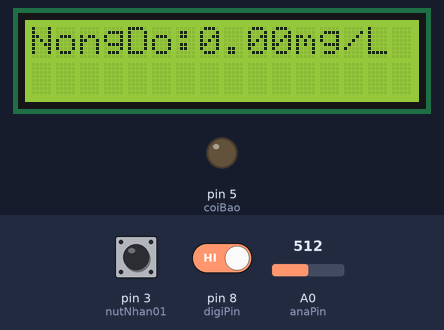
A sketch run on a simulated Arduino Uno, built with avr-gcc and run on an emulated ATmega328P. Shown: 16×2 character LCD, output pins drawn as LEDs (lit = HIGH). The inputs (shaded band) are chosen by the test bench; at power-on: pin 3 (nutNhan01) HIGH, pin 8 (digiPin) HIGH, A0 (anaPin) = 512. What the sketch prints to the serial monitor is not drawn.

Above: at 1.2 s.
1.3 s: pin 3 (nutNhan01) pulled LOW for 1.25 s
At 2.7 s:
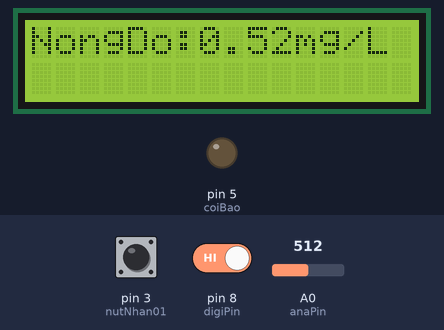
6.7 s: pin 3 (nutNhan01) driven LOW and pin 8 (digiPin) driven LOW
At 8.1 s:
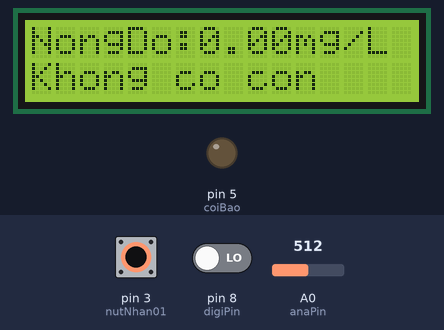
10.8 s: pin 8 (digiPin) driven HIGH
At 13.2 s:
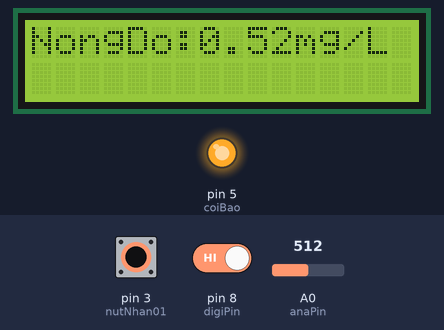
14.9 s: A0 (anaPin) set to 1010
At 16.5 s:
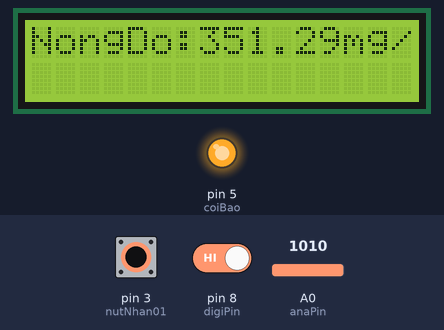
18.2 s: A0 (anaPin) set to 1023
At 19.6 s:
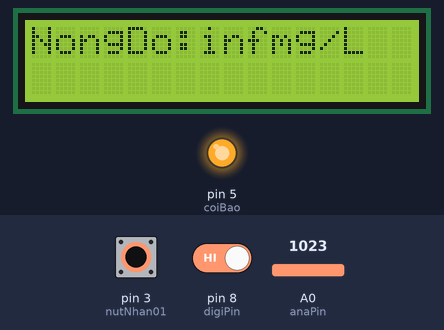
22.3 s: pin 3 (nutNhan01) driven HIGH
At 24.6 s:
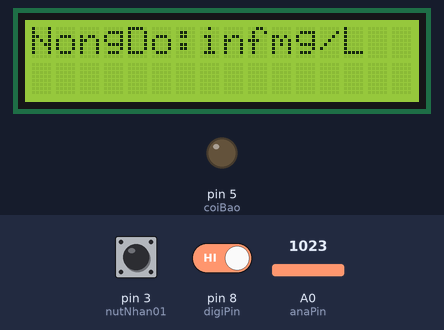
Timing chart, 0 to 26.1 s (numbered marks = the images above; inputs shaded):
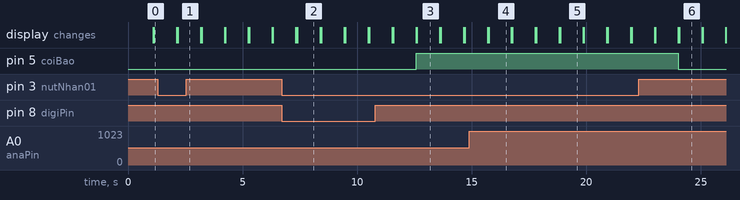

The sketch:

mq3_alcochol_sensor.ino
```cpp
// Môn: Kỹ Thuật Đo Lường Và Cảm Biến
// Dự án: Thiết bị đo nồng độ cồn

// Khai báo LCD
#include <Wire.h>

#include <LiquidCrystal_I2C.h>

const int lcdColumns = 16;
const int lcdRows = 2;
const int lcdAddress = 0x27; // Địa chỉ I2C của màn hình LCD
LiquidCrystal_I2C lcd(lcdAddress, lcdColumns, lcdRows); // cái này là hàm khởi tạo màn hình
// Lưu ý khi nạp code thành công mà không thấy màn hình lên chữ thì chỉnh cái chiết áp phía sau
// SDA cắm vào A4; SCL cắm vào A5
// Khai báo nút bấm
// Một đầu của nút bấm cắm vào GND một đầu cắm vào chân digital số 3
const int nutNhan01 = 3;

const int coiBao = 5; // Khai báo chân cắm còi buzzer

#define digiPin 8 // chân digital của cảm biến cắm vào chân D8
#define anaPin 0 // chân analog của cảm biến cắm vào chân A0

// Các biến đếm sử dụng để chạy các chức năng
int trangThai01; // Trạng thái của nút bấm. Nhấn là 0 nhả là 1
int trangThai02; // Trạng thái của chân digital cảm biến. Có cồn là 0, không có cồn là 1.
int soDem = 0; // Biến đếm lưu số lần hàm loop được lặp
float soHienThiTrenLCD; // Số hiển thị trên màn hình LCD
int MQValue; // Số lấy được từ cảm biến MQ03
float volt; // Biến lưu giá trị hiệu điện thế
float resistor; // Biến lưu giá trị điện trở
float alcohol; // Biến lưu nồng độ cồn
String s1; // Dòng chữ hiển thị trên LCD

void setup() {
  Serial.begin(9600); // Khởi động giao tiếp Serial
  lcd.init(); // Khởi tạo màn hình LCD
  lcd.backlight(); // Bật nền đèn LCD
  pinMode(nutNhan01, INPUT_PULLUP);
  pinMode(coiBao, OUTPUT);
}

void hienThi01(); // hàm hiển thị nội dung nên serial monitor và LCD
void doNongDo(); // hàm tính toán các giá trị phục vụ bài toán đo nồng độ cồn

void loop() {

  //Xử lý tín hiệu từ nút bấm
  trangThai01 = digitalRead(nutNhan01);
  trangThai02 = digitalRead(digiPin);
  if (trangThai01 == 0) {
    doNongDo();
    soDem++;
    if (trangThai02 == 0) {
      soHienThiTrenLCD = 0.0;
      s1 = "Khong co con";
    } else {
      soHienThiTrenLCD = alcohol / 10;
      s1 = " ";
    }
  } else {
    soDem = 0;
  }

  //Gọi hàm hiển thị các nội dung
  hienThi01();

  //Khi biến đếm soDem >= 5 tương đương với thời gian bấm nút đã là 5 giây thì còi sẽ kêu
  if (soDem >= 5) {
    digitalWrite(coiBao, HIGH);
  } else {
    digitalWrite(coiBao, LOW);
  }

}

void doNongDo() {
  MQValue = analogRead(anaPin); // Đọc giá trị analog từ cảm biến MQ tại chân A0
  volt = MQValue * (5.0 / 1023.0); // Chuyển đổi giá trị đọc được thành điện áp
  resistor = 1000 * ((5 - volt) / volt); // Tính toán giá trị Rs với một điện trở tải (RL) là 1k Ohm
  alcohol = 0.4091 * pow(resistor / 5463, -1.497); // Tính toán nồng độ cồn dựa trên phương trình đã được thu được.
}

void hienThi01() {
  //hiển thị các giá trị trên serial monitor
  Serial.print("MQValue:"); // In ra giá trị ADC
  Serial.print(MQValue);
  Serial.print("    Volt:"); // In ra điện áp
  Serial.print(volt);
  Serial.print("    Rs:"); // In ra giá trị Rs
  Serial.print(resistor);
  Serial.print("    Alcohol:"); // In ra nồng độ cồn
  Serial.print(alcohol);
  Serial.println("mg/L"); // Đơn vị của nồng độ cồn là mg/L
  Serial.print("Nut Bam: "); // In ra trạng thái của nút bấm
  Serial.println(trangThai01);
  Serial.print("Bien dem: "); // In ra giá trị của biến đếm soDem
  Serial.println(soDem);

  //hiển thị các giá trị trên LCD
  lcd.setCursor(0, 0);
  lcd.print("NongDo:");
  lcd.print(soHienThiTrenLCD);
  lcd.print("mg/L");
  lcd.setCursor(0, 1);
  lcd.print(s1);
  delay(1000);
  lcd.clear();
}
```

Measured:
- the behaviour switches between 1022 and 1023 on A0 (anaPin) (found by bisection; images 4 and 5)
- after the input at 1.3 s, the display: first differs from a run without the input after 0.87 s (image 1)
- after the input at 6.7 s, the display: first differs from a run without the input after 0.68 s (image 2)
- after the input at 10.8 s, the display: first differs from a run without the input after 0.77 s (image 3)
- after the input at 14.9 s, the display: first differs from a run without the input after 0.83 s (image 4)
- after the input at 18.2 s, the display: first differs from a run without the input after 0.66 s (image 5)
- after the input at 22.3 s, pin 5 (coiBao): HIGH → LOW after 1.7 s
